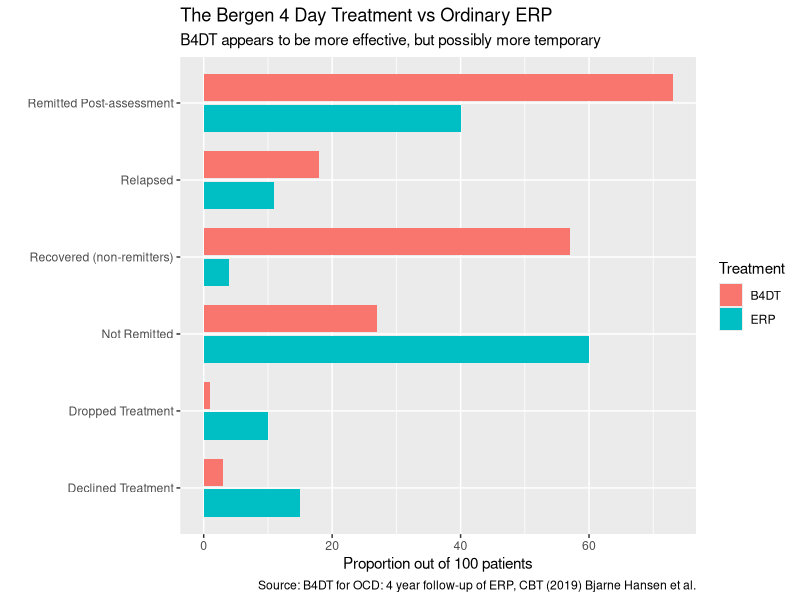

Here is the R script that generated this plot:
## ---- chunk 1
knitr::opts_chunk$set(echo = TRUE)
knitr::opts_chunk$set(echo = FALSE)
library(tidyverse)
library(readr)
library(stringr)
library(tidyr)
## ---- chunk 2
knitr::opts_chunk$set(echo = FALSE)
table1 <- read.csv("T0004-10.1080_16506073.2018.1478447.csv")
table1 <- table1 %>%
  mutate(B4DT = NULL)  %>%
  rename(Measurement = X.) %>%
  mutate(ERP = NULL) %>%
  rename(B4DT = X) %>%
  rename(ERP = X.1) 
view(table1)

# table1[B4DT] = table1[B4DT].str.replace('%','')
view(table1)

clean_data <- table1[-c(1,3,5,10), ]
clean_data$B4DT<-gsub("%","",as.character(clean_data$B4DT))
clean_data$ERP<-gsub("%","",as.character(clean_data$ERP))
clean_data$ERP<-gsub("\\*","",as.character(clean_data$ERP))
view(clean_data)

sorted <- levels(clean_data$Measurement) <- c("Declined Treatment", 
  "Dropped Treatment", "Remitted Post-assessment", "Not Remitted", "Relapsed",
  "Recovered (non-remitters)") %>% as.tibble() %>%
  mutate(B4DT = as.numeric(clean_data$B4DT), ERP = as.numeric(clean_data$ERP))
view(sorted)


final_data <- pivot_longer(sorted, cols = 2:3, names_to = "Treatment", values_to = "Proportion") %>%
  rename(Measurement = value) %>%
  group_by(Proportion)
view(final_data)
## ---- chunk 3
final_data %>%
  ggplot(data = final_data, 
         mapping = aes(x = Measurement, y = Proportion, fill = Treatment, group = Treatment)) +
    geom_col( width = 0.8, position = position_dodge2(preserve = "single", reverse = TRUE)) + 
    coord_flip() +
    labs(title = "The Bergen 4 Day Treatment vs Ordinary ERP",
         x = "",
         y = "Proportion out of 100 patients",
         subtitle = "B4DT appears to be more effective, but possibly more temporary",
         caption = "Source: B4DT for OCD: 4 year follow-up of ERP, CBT (2019) Bjarne Hansen et al.")
